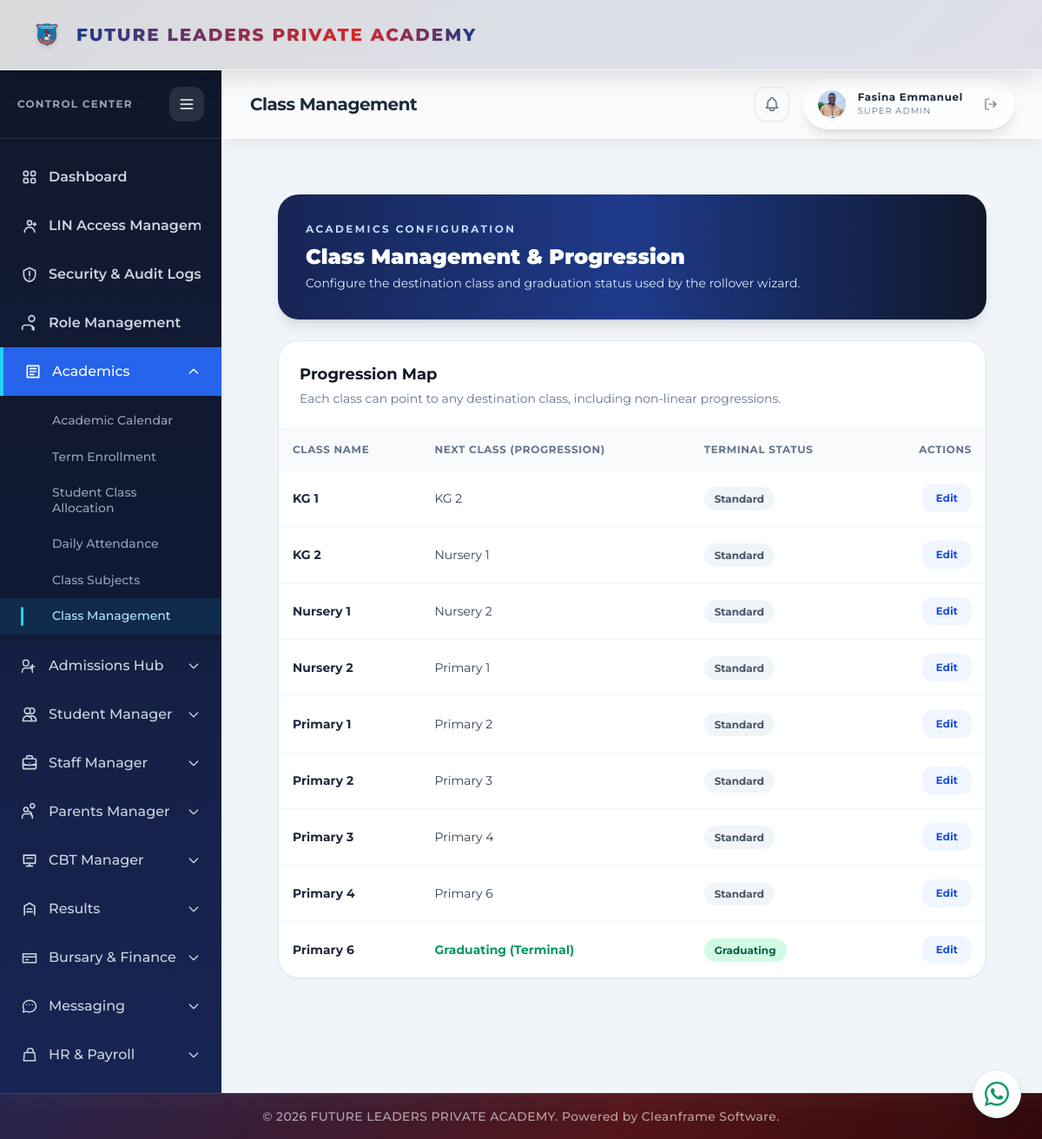
Screenshot of /manage-classes/ (signed in) with the database file from the repository.
### portal/models.py (models this page shows, shortened)
class ClassRoom(models.Model):
    SECTION_CHOICES = [
        ('KG', 'Kindergarten'),
        ('Nursery', 'Nursery'),
        ('Primary', 'Primary'),
    ]
    name = models.CharField(max_length=50, unique=True)  # e.g., "Primary 4", "KG 2"
    section = models.CharField(max_length=100, choices=SECTION_CHOICES)
    level_number = models.IntegerField(null=True, blank=True) # e.g., 1, 2, 3, 4, 6 (skipping 5)
    sequence = models.IntegerField(null=True, blank=True)
    is_terminal = models.BooleanField(default=False)
    next_class = models.ForeignKey('self', on_delete=models.SET_NULL, null=True, blank=True, related_name='previous_classes')
    class_teacher = models.ForeignKey('Teacher', on_delete=models.SET_NULL, null=True, blank=True, related_name='assigned_class')

### portal/views.py (the view, shortened to what this page needs)
# urls.py: path('manage-classes/', views.manage_classes_view, name='manage_classes'),
@login_required(login_url='login')
def manage_classes_view(request):
    if not is_admin_user(request.user):
        return redirect('dashboard')
    return render(request, 'portal/manage_classes.html', {
        'classrooms': ClassRoom.objects.select_related('next_class').order_by('sequence', 'section', 'level_number', 'name'),
        'all_classrooms': ClassRoom.objects.order_by('sequence', 'section', 'level_number', 'name'),
    })

### portal/context_processors.py (called while the page is built)
def _portal_name_parts(user):
    for relation_name in ('teacher_record', 'student_record', 'parent_record'):
        record = getattr(user, relation_name, None)
        if record:
            first_name = (getattr(record, 'first_name', '') or '').strip()
            last_name = (getattr(record, 'last_name', '') or '').strip()
            if first_name or last_name:
                return first_name, last_name
    return user.first_name.strip(), user.last_name.strip()

def _portal_picture_url(user):
    candidates = [
        getattr(getattr(user, 'account_profile', None), 'profile_picture', None),
        getattr(getattr(user, 'student_record', None), 'passport', None),
        getattr(getattr(user, 'teacher_record', None), 'passport', None),
    ]
    for picture in candidates:
        if picture:
            try:
                if picture.storage.exists(picture.name):
                    return picture.url
            except (OSError, ValueError):
                continue
    return ''

### portal/views.py (called while the page is built)
def is_admin_user(user):
    profile = getattr(user, 'account_profile', None)
    return (
        user.is_superuser
        or getattr(profile, 'role', '').lower() == 'admin'
        or getattr(profile, 'role', '').lower() == 'principal'
        or user.groups.filter(name__iexact='Admin').exists()
        or user.groups.filter(name__iexact='Principal').exists()
    )

### portal/templates/portal/manage_classes.html (shortened to what this page needs)
{% extends 'portal/base.html' %}
{% block page_title %}Class Management{% endblock %}
{% block content %}
<div class="min-h-full bg-slate-100 p-6 lg:p-8">
  <div class="mx-auto max-w-7xl space-y-6">
    <header class="rounded-3xl bg-gradient-to-r from-blue-950 via-blue-900 to-slate-900 p-8 text-white shadow-lg">
      <p class="text-xs font-bold uppercase tracking-[0.2em] text-blue-200">Academics Configuration</p>
      <h1 class="mt-2 text-2xl font-black">Class Management &amp; Progression</h1>
      <p class="mt-1 text-sm text-blue-100">Configure the destination class and graduation status used by the rollover wizard.</p>
    </header>
    <section class="overflow-hidden rounded-3xl border border-slate-200 bg-white shadow-sm">
      <div class="border-b border-slate-100 p-6">
        <h2 class="text-lg font-bold text-slate-900">Progression Map</h2>
        <p class="mt-1 text-sm text-slate-500">Each class can point to any destination class, including non-linear progressions.</p>
      </div>
      <div class="overflow-x-auto">
        <table class="w-full min-w-[760px] text-left text-sm">
          <thead class="bg-slate-50 text-xs uppercase tracking-wider text-slate-500">
            <tr>
              <th class="p-4">Class Name</th>
              <th class="p-4">Next Class (Progression)</th>
              <th class="p-4">Terminal Status</th>
              <th class="p-4 text-right">Actions</th>
            </tr>
          </thead>
          <tbody class="divide-y divide-slate-100">
            {% for classroom in classrooms %}
              <tr class="hover:bg-slate-50/70">
                <td class="p-4 font-bold text-slate-800">{{ classroom.name }}</td>
                <td class="p-4">
                  {% if classroom.is_terminal %}
                    <span class="text-emerald-600 font-bold">Graduating (Terminal)</span>
                  {% elif classroom.next_class %}
                    <span class="text-slate-700">{{ classroom.next_class.name }}</span>
                  {% else %}
                    <span class="text-amber-600 font-semibold">Not configured</span>
                  {% endif %}
                </td>
                <td class="p-4">
                  <span class="rounded-full px-3 py-1.5 text-xs font-bold {% if classroom.is_terminal %}bg-emerald-100 text-emerald-800{% else %}bg-slate-100 text-slate-600{% endif %}">
                    {% if classroom.is_terminal %}Graduating{% else %}Standard{% endif %}
                  </span>
                </td>
                <td class="p-4 text-right">
                  <button type="button" onclick="openClassModal('{{ classroom.pk }}','{{ classroom.name|escapejs }}','{{ classroom.next_class.pk|default:'' }}','{{ classroom.is_terminal|yesno:'1,0' }}')" class="rounded-xl bg-blue-50 px-4 py-2 text-xs font-bold text-blue-700 transition hover:bg-blue-600 hover:text-white">Edit</button>
                </td>
              </tr>
            {% empty %}
              <tr>
                <td colspan="4" class="p-10 text-center text-sm text-slate-500">No classes configured.</td>
              </tr>
            {% endfor %}
          </tbody>
        </table>
      </div>
    </section>
  </div>
</div>
{% endblock %}

### portal/static/portal/css/global.css (style rules this page uses)
html, body, body *, button, input, select, textarea, optgroup { font-family: 'Montserrat' !important; }
html { font-synthesis: none; overflow-x: hidden; }
body { overflow-x: hidden; overflow-wrap: normal; }
:is(.rounded-full, .status-badge, .exam-status-badge, span[class*='rounded-lg']) { white-space: nowrap; overflow-wrap: normal; }

### rows the page displays
ClassRoom: name "KG 1", next_class.name "KG 2", is_terminal "Standard"
ClassRoom: name "KG 2", next_class.name "Nursery 1", is_terminal "Standard"
ClassRoom: name "Nursery 1", next_class.name "Nursery 2", is_terminal "Standard"
ClassRoom: name "Nursery 2", next_class.name "Primary 1", is_terminal "Standard"
ClassRoom: name "Primary 1", next_class.name "Primary 2", is_terminal "Standard"
ClassRoom: name "Primary 2", next_class.name "Primary 3", is_terminal "Standard"
ClassRoom: name "Primary 3", next_class.name "Primary 4", is_terminal "Standard"
ClassRoom: name "Primary 4", next_class.name "Primary 6", is_terminal "Standard"
ClassRoom: name "Primary 6", is_terminal "Graduating (Terminal)"

### other values shown
{{ portal_display_name }} "Fasina Emmanuel"
